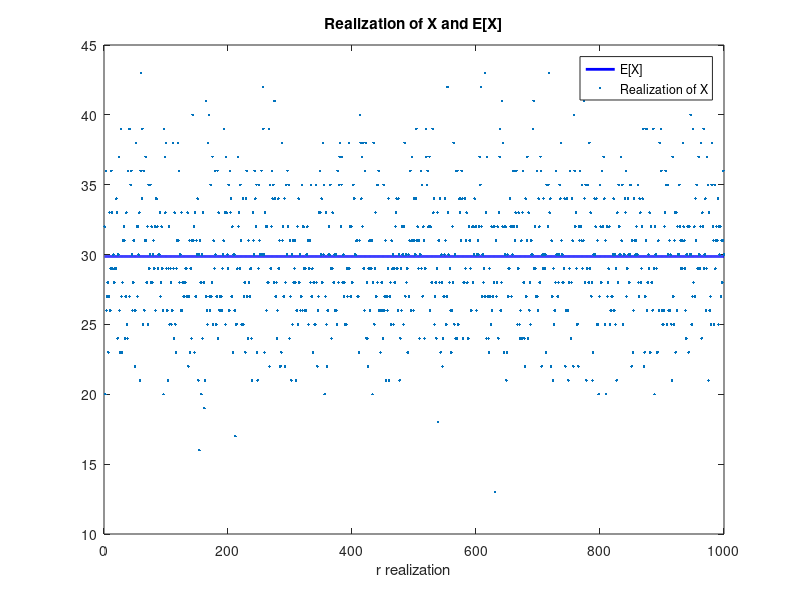

This chart was generated by the following MATLAB code: (Note: this script raises an error after producing the figure.)
%% Problem 1
n = 100;
nArray = 1:n;
prevPnot = 1;
for N = 1:n
    Pnot     = prevPnot*(365-N+1)/365;
    P(N)    = 1-Pnot; 
    prevPnot = Pnot;
end
plot(nArray, P, '.-')
title('Probability that at least two people share a birthday')
xlabel('Number of people, n')
ylabel('P(at least 2 people share a birthday)')
grid on

%% Problem 3
clear
rng(2016);
r = binornd(10^2,0.3,[1,10^3]);
average = sum(r)/10^3

n = (1:1:10^3);
A = 0.*n + average;
plot(n,A,'blue','LineWidth',2)
hold on
scatter(n,r,'red','.')
title('Realization of X and E[X]')
xlabel('r realization')
legend('E[X]','Realization of X')

%% Problem 4
clear
rng(123)
N = 10^4;
S = unidrnd(6,[1,N]);

AB = 0;
A = 0;
B = 0;
for i = 1:N
    if S(i)==2 || S(i)==4
        AB = AB+1;
    end
    if S(i)==2 || S(i)==4 || S(i)==6
        A = A+1;
    end
    if S(i)<5
        B = B+1;
    end
end

PA = A/N
PB = B/N
PAB = AB/N

%% Problem 5
clear
rng(116)
lamda = 5;
N = 10^4;
U = rand(1,N);
X = -1/lamda*log(U);
histogram(X,'Normalization','pdf')
